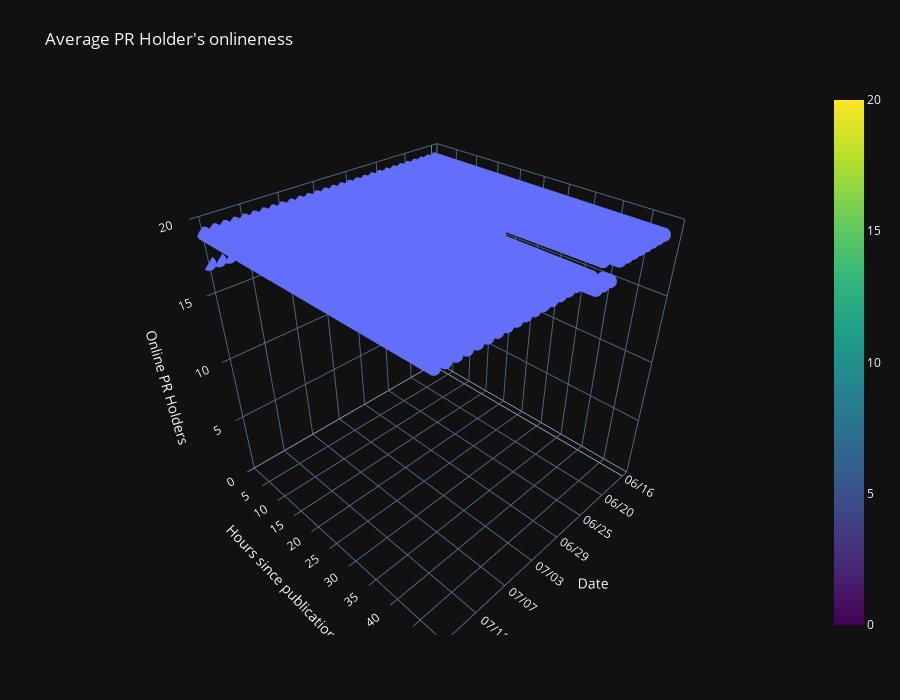

The notebook cell this image was saved under:
### Code cell
import plotly.graph_objects as go

fig = go.Figure(data=[go.Scatter3d(
    z=active_nodes['success_att'],
    x=active_nodes['date'],
    y=active_nodes['since_pub_h'],
    mode='markers',
    marker=dict(
        size=5,
        colorscale='Viridis',   # choose a colorscale
        opacity=1.,
        showscale=True,
        cmax=20,
        cmin=0),
    )])
display(fig.data[0].marker)
fig.update_layout(
    title="Average PR Holder's onlineness",
    autosize=False,
    width=900,
    height=700,
    scene = dict(
        yaxis = dict(nticks=20, range=[0, 50],),
        zaxis = dict(nticks=10, range=[0, 20],),
        xaxis_title='Date',
        yaxis_title='Hours since publication',
        zaxis_title='Online PR Holders',
    ),
    margin=dict(
        l=65,
        r=50,
        b=65,
        t=90)
    )
fig.show()

### Figure 1 — Plotly figure (JSON) as saved in the notebook; plotly's stock layout.template omitted (floating-point values rounded to 4 significant figures; data arrays with more than 128 entries replaced by an {"elided": "..."} marker saying what was removed)
{"data": [{"marker": {"cmax": 20, "cmin": 0, "colorscale": [[0.0, "#440154"], [0.1111, "#482878"], [0.2222, "#3e4989"], [0.3333, "#31688e"], [0.4444, "#26828e"], [0.5556, "#1f9e89"], [0.6667, "#35b779"], [0.7778, "#6ece58"], [0.8889, "#b5de2b"], [1.0, "#fde725"]], "opacity": 1.0, "showscale": true, "size": 5}, "mode": "markers", "x": {"elided": "2813 str values"}, "y": {"elided": "2813 float values"}, "z": {"elided": "2813 float values"}, "type": "scatter3d"}], "layout": {"scene": {"yaxis": {"nticks": 20, "range": [0, 50], "title": {"text": "Hours since publication"}}, "zaxis": {"nticks": 10, "range": [0, 20], "title": {"text": "Online PR Holders"}}, "xaxis": {"title": {"text": "Date"}}}, "margin": {"l": 65, "r": 50, "b": 65, "t": 90}, "title": {"text": "Average PR Holder's onlineness"}, "autosize": false, "width": 900, "height": 700}}
